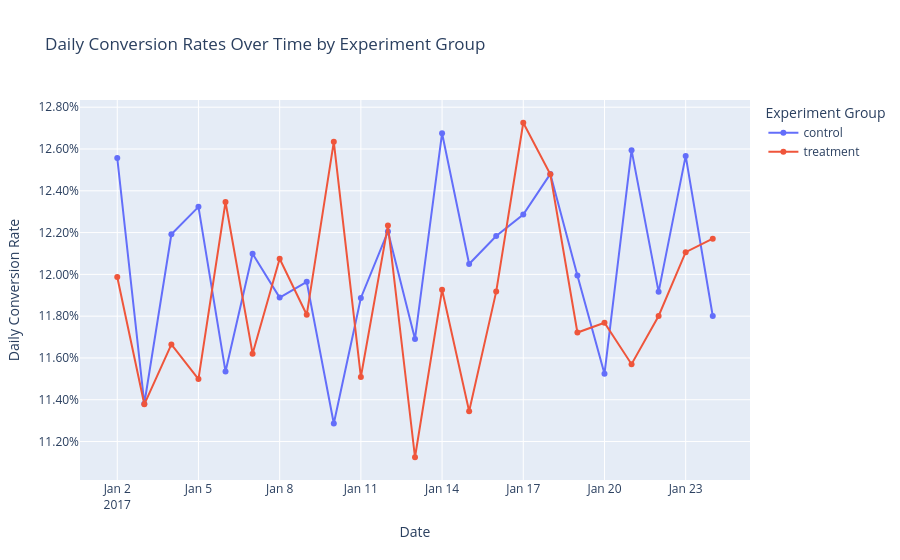

The notebook cell saved with this chart:
### Markdown cell above
## Section 4 — Exploratory Data Analysis

Before running formal statistical tests, we want to understand the experiment at a descriptive level. The goal is not to "peek" our way into a decision, but to identify patterns that matter for interpretation:

1. **What are the raw conversion rates by group?** This tells us the observed direction and magnitude of the lift.
2. **How stable are conversion rates over time?** A treatment that looks strong early but decays later may reflect novelty rather than durable product value.
3. **Did the experiment run long enough?** Even a well-randomized experiment can produce misleading results if it ends before capturing normal day-of-week variation or enough sample size to reach the planned power target.

EDA is the bridge between instrumentation checks and formal inference. It helps us distinguish between a genuine treatment effect, normal sampling noise, and transient operational effects.

### Code cell
# Calculate conversion summaries for each experimental group.  
conversion_summary = df.groupby('group').agg(users=('user_id', 'nunique'), conversions=('converted', 'sum'), conversion_rate=('converted', 'mean')).reset_index()  # Aggregate sample size, conversions, and rates by group.

# Print the raw conversion summary table.  
print(conversion_summary)  # Display the descriptive conversion metrics.

# Create a calendar date column for daily trend analysis.  
df['event_date'] = df['timestamp'].dt.date  # Collapse timestamps to the date level for time-series visualization.

# Aggregate daily conversion performance for each group.  
daily_conversion = df.groupby(['event_date', 'group']).agg(users=('user_id', 'nunique'), conversions=('converted', 'sum')).reset_index()  # Summarize daily traffic and conversion counts.

# Calculate the daily conversion rate for plotting.  
daily_conversion['conversion_rate'] = daily_conversion['conversions'] / daily_conversion['users']  # Convert counts into daily percentages.

# Plot the daily conversion rate trajectories for control and treatment.  
fig_daily = px.line(daily_conversion, x='event_date', y='conversion_rate', color='group', markers=True, title='Daily Conversion Rates Over Time by Experiment Group', labels={'event_date': 'Date', 'conversion_rate': 'Daily Conversion Rate', 'group': 'Experiment Group'})  # Create a time-series view of daily experiment performance.

# Format the y-axis as percentages for easier business interpretation.  
fig_daily.update_yaxes(tickformat='.2%')  # Express conversion rates as percentages.

# Render the daily trend chart.  
fig_daily.show()  # Display the temporal conversion-rate comparison.

# Identify the experiment start and end dates.  
experiment_start = df['timestamp'].min()  # Capture the earliest exposure timestamp.
experiment_end = df['timestamp'].max()  # Capture the latest exposure timestamp.

# Calculate the experiment duration in days.  
experiment_duration_days = (experiment_end - experiment_start).days + 1  # Add one so inclusive dates map to full-day duration.

# Print the timing diagnostics for duration review.  
print(f"Experiment start: {experiment_start}")  # Report the first timestamp in the cleaned data.
print(f"Experiment end: {experiment_end}")  # Report the last timestamp in the cleaned data.
print(f"Experiment duration: {experiment_duration_days} days")  # Report how long the experiment ran.

# Reuse the planning assumption from Section 2 to check whether the experiment reached the target sample size.  
achieved_sample_per_group = conversion_summary['users'].min()  # Use the smaller group as the binding sample-size constraint.

# Print whether the experiment meets the planned sample threshold.  
print(f"Minimum achieved users in a group: {achieved_sample_per_group:,}")  # Report the smaller group size after cleaning.
print(f"Required users per group from planning: {required_sample_size_per_group_rounded:,}")  # Remind the reader of the planned sample requirement.
print(f"Did the experiment meet the planned minimum? {'Yes' if achieved_sample_per_group >= required_sample_size_per_group_rounded else 'No'}")  # State whether the observed sample appears sufficient.

### Figure 1 — Plotly figure (JSON) as saved in the notebook; plotly's stock layout.template omitted (floating-point values rounded to 4 significant figures)
{"data": [{"hovertemplate": "Experiment Group=control<br>Date=%{x}<br>Daily Conversion Rate=%{y}<extra></extra>", "legendgroup": "control", "line": {"color": "#636efa", "dash": "solid"}, "marker": {"symbol": "circle"}, "mode": "lines+markers", "name": "control", "orientation": "v", "showlegend": true, "type": "scatter", "x": ["2017-01-02", "2017-01-03", "2017-01-04", "2017-01-05", "2017-01-06", "2017-01-07", "2017-01-08", "2017-01-09", "2017-01-10", "2017-01-11", "2017-01-12", "2017-01-13", "2017-01-14", "2017-01-15", "2017-01-16", "2017-01-17", "2017-01-18", "2017-01-19", "2017-01-20", "2017-01-21", "2017-01-22", "2017-01-23", "2017-01-24"], "xaxis": "x", "y": [0.1256, 0.1138, 0.1219, 0.1232, 0.1153, 0.121, 0.1189, 0.1196, 0.1129, 0.1189, 0.122, 0.1169, 0.1268, 0.1205, 0.1218, 0.1229, 0.1248, 0.1199, 0.1152, 0.1259, 0.1192, 0.1257, 0.118], "yaxis": "y"}, {"hovertemplate": "Experiment Group=treatment<br>Date=%{x}<br>Daily Conversion Rate=%{y}<extra></extra>", "legendgroup": "treatment", "line": {"color": "#EF553B", "dash": "solid"}, "marker": {"symbol": "circle"}, "mode": "lines+markers", "name": "treatment", "orientation": "v", "showlegend": true, "type": "scatter", "x": ["2017-01-02", "2017-01-03", "2017-01-04", "2017-01-05", "2017-01-06", "2017-01-07", "2017-01-08", "2017-01-09", "2017-01-10", "2017-01-11", "2017-01-12", "2017-01-13", "2017-01-14", "2017-01-15", "2017-01-16", "2017-01-17", "2017-01-18", "2017-01-19", "2017-01-20", "2017-01-21", "2017-01-22", "2017-01-23", "2017-01-24"], "xaxis": "x", "y": [0.1199, 0.1138, 0.1166, 0.115, 0.1235, 0.1162, 0.1207, 0.1181, 0.1263, 0.1151, 0.1223, 0.1112, 0.1193, 0.1135, 0.1192, 0.1273, 0.1248, 0.1172, 0.1177, 0.1157, 0.118, 0.1211, 0.1217], "yaxis": "y"}], "layout": {"legend": {"title": {"text": "Experiment Group"}, "tracegroupgap": 0}, "title": {"text": "Daily Conversion Rates Over Time by Experiment Group"}, "xaxis": {"anchor": "y", "domain": [0, 1], "title": {"text": "Date"}}, "yaxis": {"anchor": "x", "domain": [0, 1], "tickformat": ".2%", "title": {"text": "Daily Conversion Rate"}}}}
